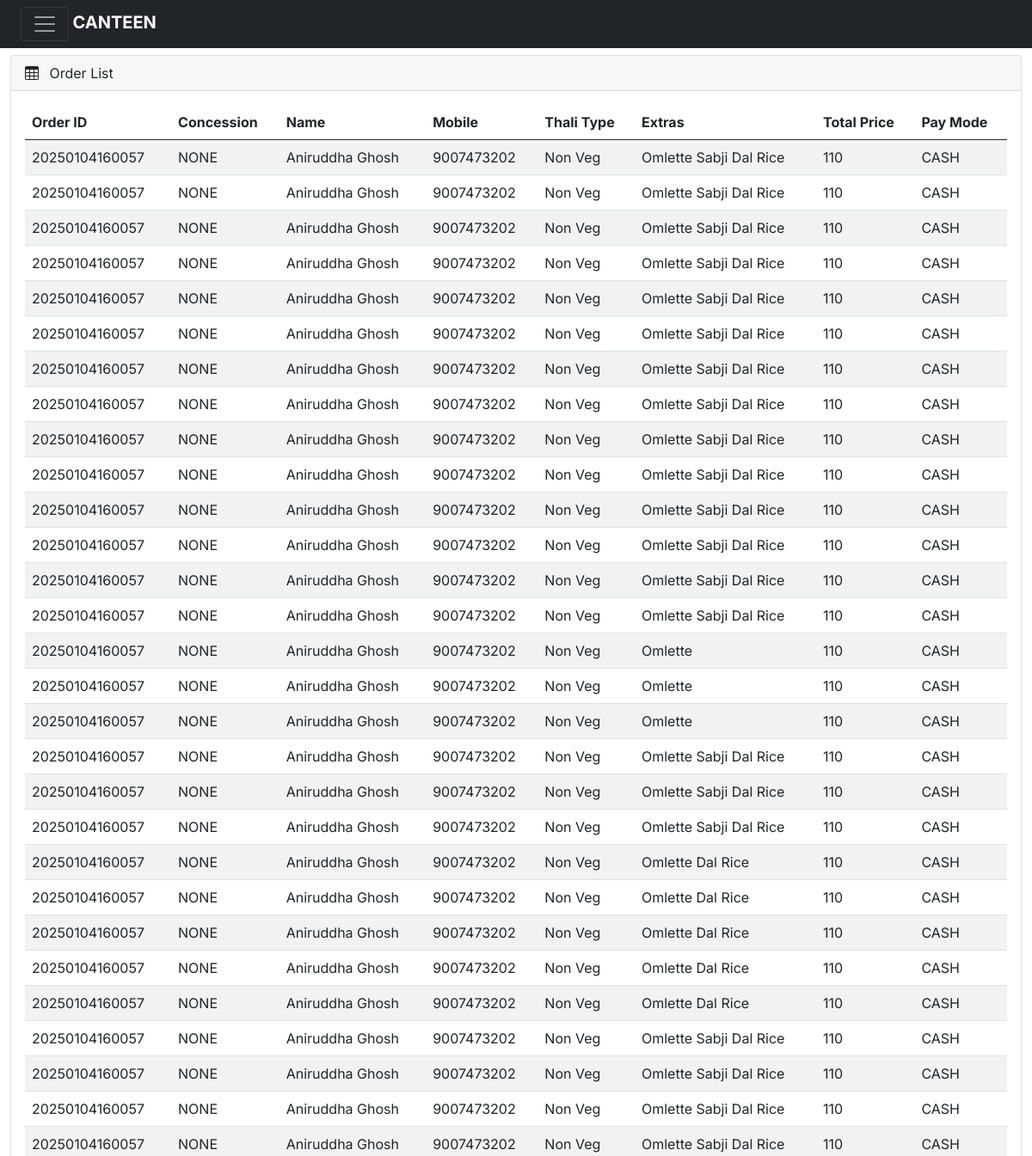
/order_list/ (upper part), run on an earlier commit of the app's database.
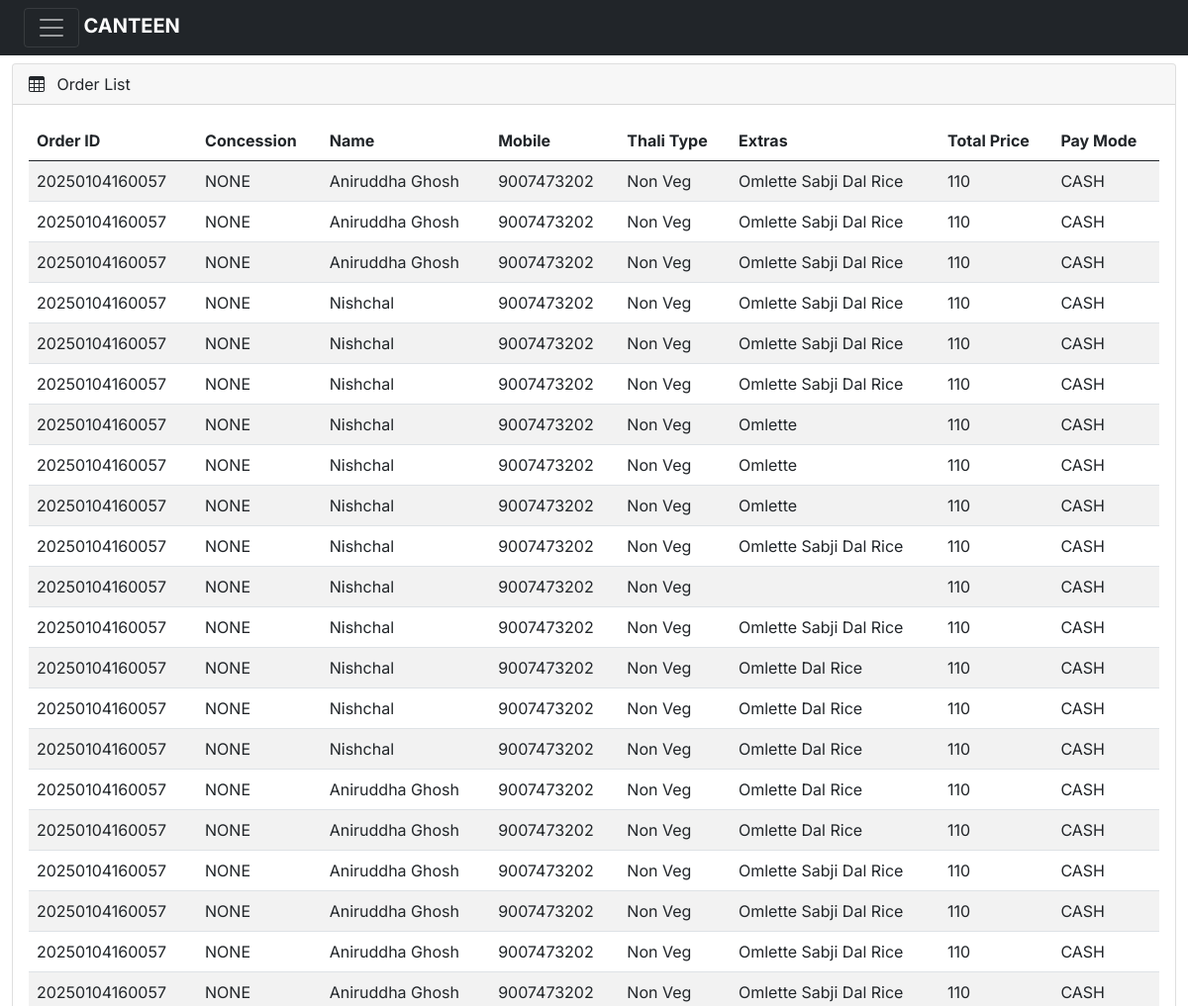
And on a later commit of the database.
### web/models.py (models this page shows, shortened)
class Order(models.Model):
    id = models.AutoField(primary_key=True)  # Auto-incrementing primary key
    order_id = models.CharField(max_length=100, default=datetime.now().strftime('%Y%m%d%H%M%S'))  # Order ID (timestamp)
    concession_category = models.CharField(max_length=4, blank=True, null=True)  # Concession category (directly stored as a char field)
    customer_mobile = models.CharField(max_length=10, blank=True, null=True)  # Customer mobile number (directly stored)
    customer_name = models.CharField(max_length=200, blank=True, null=True)  # Customer name (directly stored)
    pay_mode = models.CharField(max_length=4, null=True )  # Payment mode (e.g., "CASH", "BILL", "FREE", "WALL", etc.)
    thali_type = models.CharField(max_length=20, blank=True, null=True)  # Thali type (stored as a char field)
    thali_type_name = models.CharField(max_length=20, blank=True, null=True)  # Thali type (stored as a char field)
    extra_item1 = models.CharField(max_length=20, blank=True, null=True)  # Extra item 1 (short name)
    extra_item1_name = models.CharField(max_length=20, blank=True, null=True)
    extra_item2 = models.CharField(max_length=20, blank=True, null=True)  # Extra item 2 (short name)
    extra_item2_name = models.CharField(max_length=20, blank=True, null=True)
    extra_item3 = models.CharField(max_length=20, blank=True, null=True)  # Extra item 3 (short name)
    extra_item3_name = models.CharField(max_length=20, blank=True, null=True)
    extra_item4 = models.CharField(max_length=20, blank=True, null=True)  # Extra item 4 (short name)
    extra_item4_name = models.CharField(max_length=20, blank=True, null=True)  # Extra item 1 (short name)
    total_price = models.IntegerField()  # Total price for the order

### web/views.py (the view)
# urls.py: path('order_list/', views.order_list, name='order_list'),
def order_list(request):
    orders = Order.objects.all()
    return render(request, 'orders/order_list.html', {'orders': orders})

### web/templates/orders/order_list.html (shortened to what this page needs)
{% load static %}
<!DOCTYPE html>
<html lang="en">
<head>
    <link rel="stylesheet" href="{% static 'lib/css/bootstrap.min.css' %}">
    <link rel="stylesheet" href="https://cdn.jsdelivr.net/npm/bootstrap-icons@1.4.1/font/bootstrap-icons.css">
    <link rel="stylesheet" href="{% static 'lib/css/dataTables.bootstrap5.min.css' %}">
    <link rel="stylesheet" href="{% static 'lib/css/style.css' %}">
</head>
<body>
    <nav class="navbar navbar-dark bg-dark fixed-top">
      <div class="container-fluid">
      <div class="container-fluid">
        <button
          class="navbar-toggler"
          type="button"
          data-bs-toggle="offcanvas"
          data-bs-target="#sidebar"
          aria-controls="offcanvasExample"
        >
          <span class="navbar-toggler-icon" data-bs-target="#sidebar"></span>
        </button>
        <a class="navbar-brand me-auto ms-lg-0 ms-3 text-uppercase fw-bold" href="#">Canteen</a>
      </div>
      </nav>
    <main class="mt-5 pt-3">
      <div class="container-fluid">
        <div class="row">
          <div class="col-md-12 mb-3">
            <div class="card">
              <div class="card-header">
                <span><i class="bi bi-table me-2"></i></span> Order List
              </div>
              <div class="card-body">
                <div class="table-responsive">
                  <table id="example" class="table table-striped data-table" style="width: 100%">
                    <thead>
                      <tr>
                        <th>Order ID</th>
                        <th>Concession</th>
                        <th>Name</th>
                        <th>Mobile</th>
                        <th>Thali Type</th>
                        <th>Extras</th>
                        <th>Total Price</th>
                        <th>Pay Mode</th>
                      </tr>
                    </thead>
                    <tbody>
                      {% for order in orders %}
                        <tr>
                          <td>{{ order.order_id }}</td>
                          <td>{{ order.concession_category }}</td>
                          <td>{{ order.customer_name }}</td>
                          <td>{{ order.customer_mobile }}</td>
                          <td>{{ order.thali_type_name }}</td>
                          <td>
                                {% if order.extra_item1 %}{{ order.extra_item1_name }} {% endif %}
                                {% if order.extra_item2 %}{{ order.extra_item2_name }} {% endif %}
                                {% if order.extra_item3 %}{{ order.extra_item3_name }} {% endif %}
                                {% if order.extra_item4 %}{{ order.extra_item4_name }} {% endif %}
                          </td>
                          <td>{{ order.total_price }}</td>
                          <td>{{ order.pay_mode }}</td>
                        </tr>
                      {% endfor %}
                    </tbody>
                  </table>
                </div>
              </div>
            </div>
          </div>
        </div>
      </div>
    </main>
</body>
</html>

What changed in the data, as far as the page shows it:
removed Order: order_id "20250104160057", concession_category "NONE", customer_name "Aniruddha Ghosh", customer_mobile "9007473202", thali_type_name "Non Veg", extra_item1_name "Omlette", extra_item2_name "Sabji", extra_item3_name "Dal", extra_item4_name "Rice", total_price "110", pay_mode "CASH"
removed Order: order_id "20250104160057", concession_category "NONE", customer_name "Aniruddha Ghosh", customer_mobile "9007473202", thali_type_name "Non Veg", extra_item1_name "Omlette", extra_item2_name "Sabji", extra_item3_name "Dal", extra_item4_name "Rice", total_price "110", pay_mode "CASH"
removed Order: order_id "20250104160057", concession_category "NONE", customer_name "Aniruddha Ghosh", customer_mobile "9007473202", thali_type_name "Non Veg", extra_item1_name "Omlette", extra_item2_name "Sabji", extra_item3_name "Dal", extra_item4_name "Rice", total_price "110", pay_mode "CASH"
removed Order: order_id "20250104160057", concession_category "NONE", customer_name "Aniruddha Ghosh", customer_mobile "9007473202", thali_type_name "Non Veg", extra_item1_name "Omlette", extra_item2_name "Sabji", extra_item3_name "Dal", extra_item4_name "Rice", total_price "110", pay_mode "CASH"
removed Order: order_id "20250104160057", concession_category "NONE", customer_name "Aniruddha Ghosh", customer_mobile "9007473202", thali_type_name "Non Veg", extra_item1_name "Omlette", extra_item2_name "Sabji", extra_item3_name "Dal", extra_item4_name "Rice", total_price "110", pay_mode "CASH"
removed Order: order_id "20250104160057", concession_category "NONE", customer_name "Aniruddha Ghosh", customer_mobile "9007473202", thali_type_name "Non Veg", extra_item1_name "Omlette", extra_item2_name "Sabji", extra_item3_name "Dal", extra_item4_name "Rice", total_price "110", pay_mode "CASH"
removed Order: order_id "20250104160057", concession_category "NONE", customer_name "Aniruddha Ghosh", customer_mobile "9007473202", thali_type_name "Non Veg", extra_item1_name "Omlette", extra_item2_name "Sabji", extra_item3_name "Dal", extra_item4_name "Rice", total_price "110", pay_mode "CASH"
removed Order: order_id "20250104160057", concession_category "NONE", customer_name "Aniruddha Ghosh", customer_mobile "9007473202", thali_type_name "Non Veg", extra_item1_name "Omlette", extra_item2_name "Sabji", extra_item3_name "Dal", extra_item4_name "Rice", total_price "110", pay_mode "CASH"
changed Order (number 4 of 21 on the later page): customer_name "Aniruddha Ghosh" → "Nishchal"
changed Order (number 5 of 21 on the later page): customer_name "Aniruddha Ghosh" → "Nishchal"
changed Order (number 6 of 21 on the later page): customer_name "Aniruddha Ghosh" → "Nishchal"
changed Order (number 7 of 21 on the later page): customer_name "Aniruddha Ghosh" → "Nishchal"
changed Order (number 8 of 21 on the later page): customer_name "Aniruddha Ghosh" → "Nishchal"
changed Order (number 9 of 21 on the later page): customer_name "Aniruddha Ghosh" → "Nishchal"
changed Order (number 10 of 21 on the later page): customer_name "Aniruddha Ghosh" → "Nishchal"
changed Order (number 11 of 21 on the later page): customer_name "Aniruddha Ghosh" → "Nishchal"; extra_item1_name "Omlette" → (not shown); extra_item2_name "Sabji" → (not shown); extra_item3_name "Dal" → (not shown); extra_item4_name "Rice" → (not shown)
changed Order (number 12 of 21 on the later page): customer_name "Aniruddha Ghosh" → "Nishchal"
changed Order (number 13 of 21 on the later page): customer_name "Aniruddha Ghosh" → "Nishchal"
changed Order (number 14 of 21 on the later page): customer_name "Aniruddha Ghosh" → "Nishchal"
changed Order (number 15 of 21 on the later page): customer_name "Aniruddha Ghosh" → "Nishchal"
